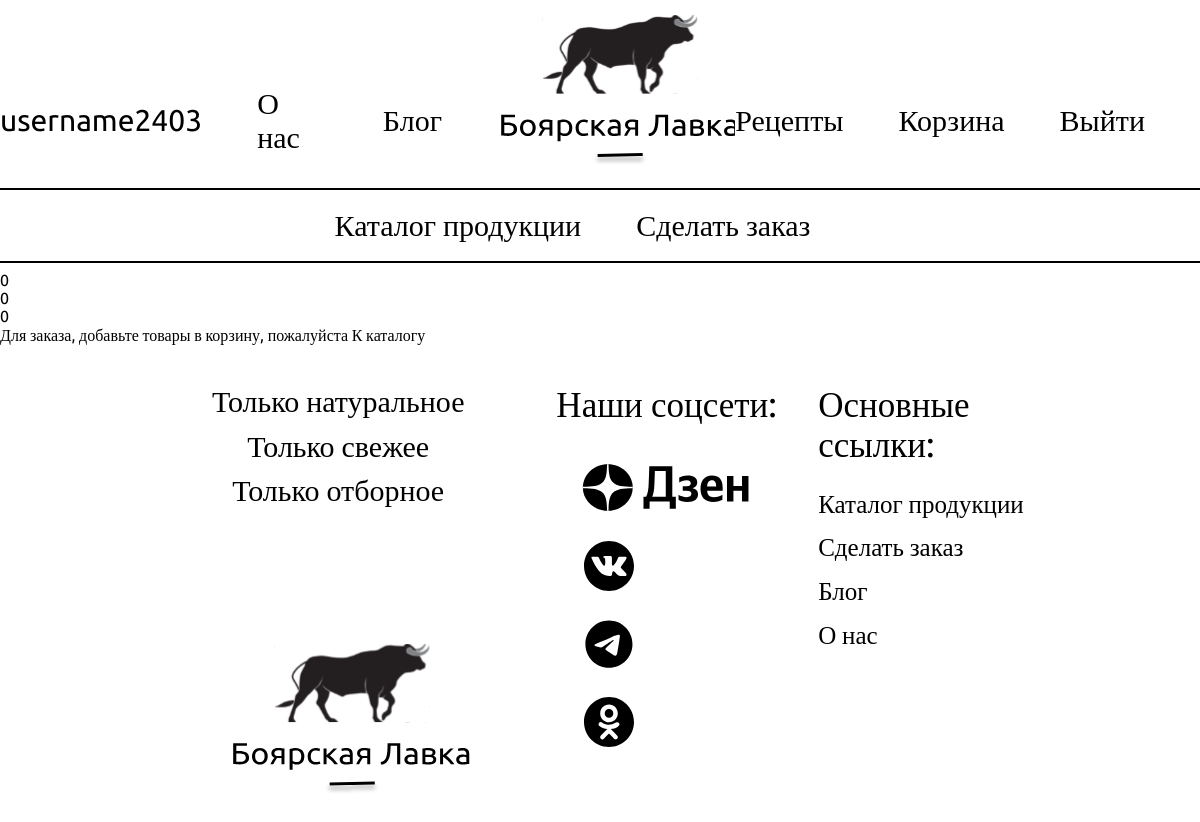
/order_create (signed in), run on an earlier commit of the app's database.
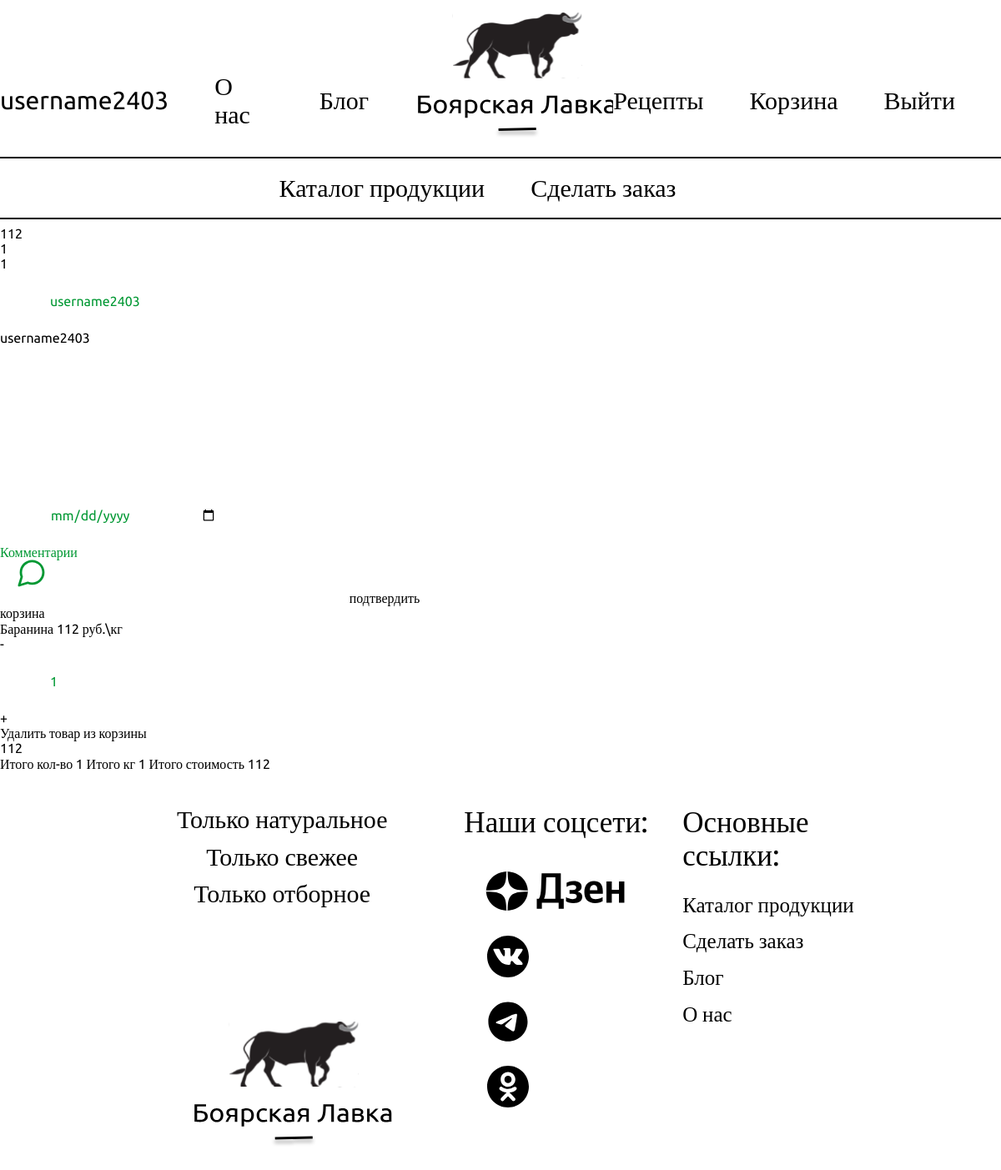
And on a later commit of the database.
### butcher_shop_app/models.py (models this page shows)
class UserAdditionalInfo(models.Model):
    user = models.OneToOneField(User, on_delete=models.CASCADE, primary_key=True)
    phone_number = models.CharField(max_length=12, default="")
    address = models.CharField(max_length=250, default="")

class GoodsInShoppingCart(models.Model):
    user = models.ForeignKey(User, on_delete=models.CASCADE)
    product = models.ForeignKey(Product, on_delete=models.CASCADE)
    count = models.PositiveIntegerField(default=0, null=True)
    def cost(self):
        return self.product.cost
    def total_cost(self):
        if self.count:
            return self.product.cost * self.count
        return None

class Product(models.Model):
    name = models.CharField(max_length=200)
    cost = models.PositiveIntegerField()
    category_name = models.ManyToManyField(ProductCategories, default="Вне категорий")
    preview = RichTextField(default="Без описания", max_length=500)
    description = RichTextField(default="Без описания")
    image = models.ImageField(upload_to='img', default="img/1.png")
    def __str__(self):
        return self.name

### butcher_shop_app/views.py (the view, shortened to what this page needs)
# urls.py: path("order_create", order_create_view, name="order_create"),
def order_create_view(request):
    context = {}
    context.update(get_cart_sum_count_kgs(request))
    form = init_order_form(request)
    if context["product_count"]:
        context["form"] = form
    else:
        context["add_product_in_cart"] = "Для заказа, добавьте товары в корзину, пожалуйста"
    context.update(cart_logic(request))
    return render(request, "butcher_shop_app/order_create.html", context)

### butcher_shop_app/forms.py
class OrderForm(forms.ModelForm):
    phone_number = forms.CharField(widget=forms.TextInput(
        attrs={'class': 'username__input', 'placeholder': 'Введите телефон для связи'}))
    address = forms.CharField(required=False, max_length=250, widget=forms.Textarea(
        attrs={"class": "contact__input", "placeholder": "Адресс доставки"}))
    delivery_date = forms.DateTimeField(label="Дата доставки", widget=MyDateInput(
        attrs={"class": "date_input", }))
    comment = forms.CharField(max_length=250, widget=forms.Textarea(
        attrs={"class": "comment_input", "placeholder": "Комментарии"}))
    class Meta:
        model = Order
        fields = ("phone_number", "address", "delivery_date", "comment")

### butcher_shop_app/Templates/butcher_shop_app/order_create.html (shortened to what this page needs)
{% extends 'butcher_shop_app/base.html' %}
{% block content %}
{{total_cost}}<br>
{{product_count}}<br>
{{products_count_kg}}<br>
{% if add_product_in_cart%}
{{add_product_in_cart}} <a href="http://127.0.0.1:8000/product_list">К каталогу</a>
{% else %}
<form method="post">
    {{form.phone_number}}
    {{form.address}}
    {{form.delivery_date}}
    {{form.comment}}
    <button type="submit">подтвердить</button>
</form>
корзина
{% include "butcher_shop_app/cart_base.html" %}
{% endif %}
{% endblock %}

### butcher_shop_app/Templates/butcher_shop_app/cart_base.html (shortened to what this page needs)
{% for product in cart %}
<br>
<div>
    {{product.product}}
    {{product.cost}} руб.\кг
    <form method="post">
        <button type="submit">-</button>
    </form>
    <form method="post">
        <input name="goods_count" type="number" min="1" value="{{product.count}}">
    </form>
    <form method="post">
        <button type="submit">+</button>
    </form>
    <form method="post">
        <button type="submit">Удалить товар из корзины</button>
    </form>
    {{product.total_cost}}
</div>
{% endfor %}
<div>
   Итого кол-во {{product_count}}
    Итого кг {{products_count_kg}}
    Итого стоимость {{total_cost}}
</div>

What changed in the data, as far as the page shows it:
now on this page (row unchanged): UserAdditionalInfo: phone_number "username2403", address "username2403"
added GoodsInShoppingCart: product "Баранина", cost "112", goods_count "1", total_cost "112"
Also different on the page:
{{ total_cost }}: "0" → "112"
{{ product_count }}: "0" → "1"
{{ products_count_kg }}: "0" → "1"
{{ product_count }}: (not shown) → "1"
{{ products_count_kg }}: (not shown) → "1"
{{ total_cost }}: (not shown) → "112"
{{ add_product_in_cart }}: "Для заказа, добавьте товары в корзину, пожалуйста" → (not shown)
text no longer shown: "К каталогу"
text now shown: "подтвердить корзина Итого кол-во Итого кг Итого стоимость"
